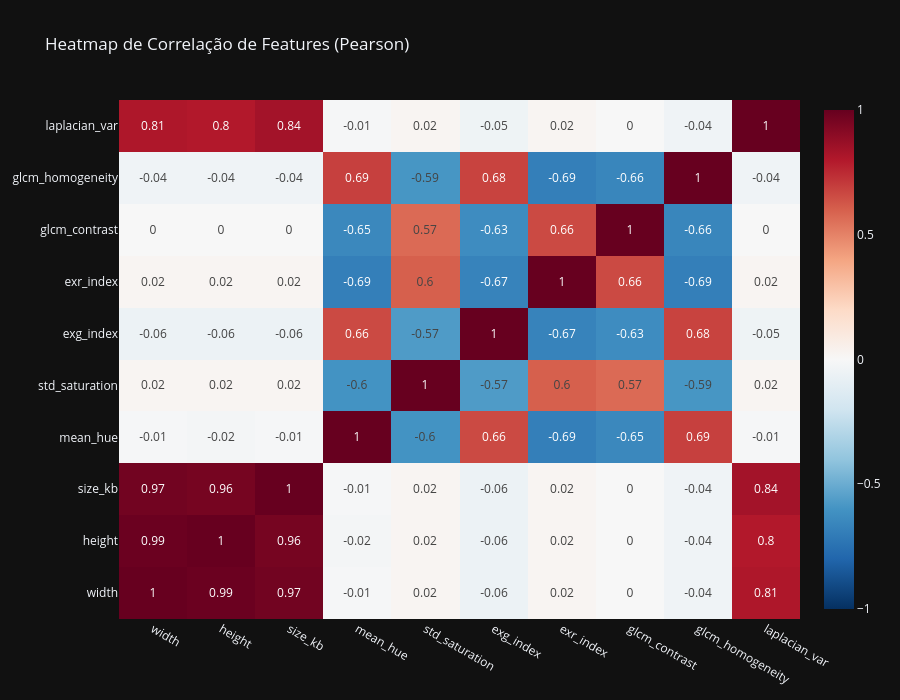
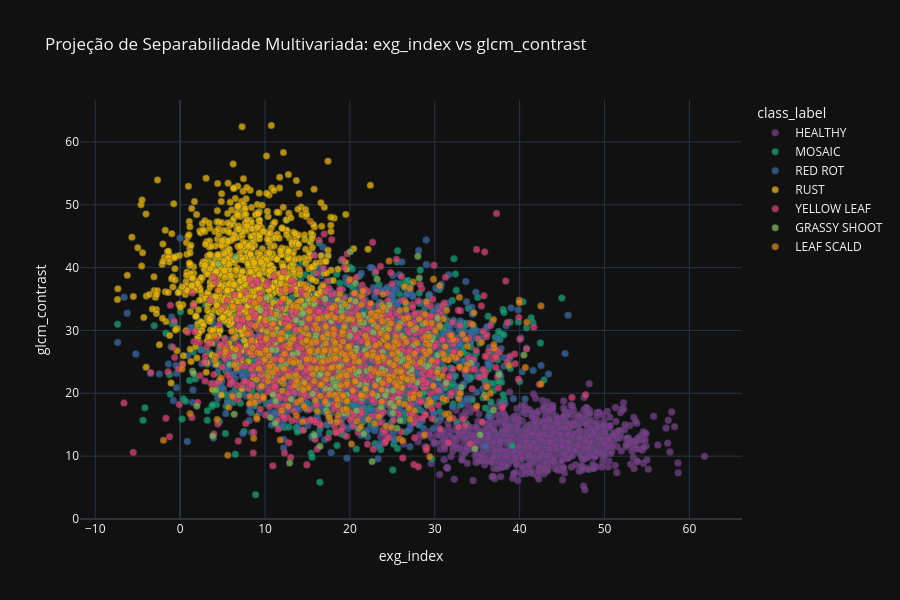

The code cell stored with these charts, in order, in its notebook:
### Markdown cell above
## 🧬 4. Fase EXPLORE: Análise Exploratória Multivariada

Cruzamento das *features* consolidadas na ABT (`data/processed/abt_sanidade_vegetal.csv`)[cite: 1] para mapear correlações lineares, identificar variáveis redundantes (multicolinearidade) e descobrir padrões ocultos de separabilidade cruzando as métricas com a classe alvo.

### Code cell
# 4.1 Setup do Motor Multivariado (Plotly Avançado)
import pandas as pd
import plotly.express as px
import plotly.graph_objects as go
from IPython.display import display, Markdown

class AdvancedMultivariateEDA:
    """
    Pipeline interativo de Análise Multivariada.
    Focado em matrizes de correlação, multicolinearidade e projeção de separabilidade.
    """
    def __init__(self, df: pd.DataFrame, target_col: str):
        self.df = df
        self.target_col = target_col
        self.num_cols = self.df.select_dtypes(include=['float64', 'int64']).columns.tolist()
        
        # Isolando apenas as features contínuas reais para a matriz (exclui IDs e targets numéricos)
        cols_to_exclude = ['target_binary', 'target_multiclass', 'sample_id']
        self.features = [c for c in self.num_cols if c not in cols_to_exclude]

    def plot_correlation_heatmap(self):
        """Gera um Heatmap interativo da Matriz de Correlação (Pearson)."""
        display(Markdown("### 🧮 Matriz de Correlação Global"))
        
        corr_matrix = self.df[self.features].corr().round(2)
        
        fig = go.Figure(data=go.Heatmap(
            z=corr_matrix.values,
            x=corr_matrix.columns,
            y=corr_matrix.index,
            colorscale='RdBu_r',
            zmin=-1, zmax=1,
            text=corr_matrix.values,
            texttemplate="%{text}",
            hoverinfo="x+y+z"
        ))
        
        fig.update_layout(
            title="Heatmap de Correlação de Features (Pearson)",
            template="plotly_dark",
            height=700,
            width=900,
            xaxis_showgrid=False,
            yaxis_showgrid=False
        )
        fig.show()

    def plot_feature_scatter_cross(self, x_col: str, y_col: str):
        """Cruza variáveis específicas com a classe alvo em um gráfico de dispersão."""
        display(Markdown(f"### 🌌 Cruzamento Estratégico: `{x_col}` vs `{y_col}`"))
        
        fig = px.scatter(
            self.df, x=x_col, y=y_col, color=self.target_col,
            color_discrete_sequence=px.colors.qualitative.Bold,
            title=f"Projeção de Separabilidade Multivariada: {x_col} vs {y_col}",
            template="plotly_dark",
            opacity=0.75,
            hover_data=[self.target_col],
            render_mode='svg' # Parâmetro adicionado para contornar o bloqueio de WebGL
        )
        
        fig.update_traces(marker=dict(size=7, line=dict(width=0.5, color='DarkSlateGrey')))
        fig.update_layout(height=600)
        fig.show()

# 4.2 Execução do Pipeline Multivariado
abt_path = '../data/processed/abt_sanidade_vegetal.csv'
df_features = pd.read_csv(abt_path)

multi_eda = AdvancedMultivariateEDA(df=df_features, target_col='class_label')

# 1. Gera a matriz para analisar redundâncias
multi_eda.plot_correlation_heatmap()

# 2. Gráfico de dispersão cruzando as melhores features (Textura GLCM vs Cor ExG)
# Escolhemos essas duas com base no contraste entre saúde estrutural e necrose
multi_eda.plot_feature_scatter_cross(x_col='exg_index', y_col='glcm_contrast')

### Figure 1 — Plotly figure (JSON) as saved in the notebook; plotly's stock layout.template omitted (floating-point values rounded to 4 significant figures)
{"data": [{"colorscale": [[0, "rgb(5,48,97)"], [0.1, "rgb(33,102,172)"], [0.2, "rgb(67,147,195)"], [0.3, "rgb(146,197,222)"], [0.4, "rgb(209,229,240)"], [0.5, "rgb(247,247,247)"], [0.6, "rgb(253,219,199)"], [0.7, "rgb(244,165,130)"], [0.8, "rgb(214,96,77)"], [0.9, "rgb(178,24,43)"], [1, "rgb(103,0,31)"]], "hoverinfo": "x+y+z", "text": [[1.0, 0.99, 0.97, -0.01, 0.02, -0.06, 0.02, 0.0, -0.04, 0.81], [0.99, 1.0, 0.96, -0.02, 0.02, -0.06, 0.02, 0.0, -0.04, 0.8], [0.97, 0.96, 1.0, -0.01, 0.02, -0.06, 0.02, 0.0, -0.04, 0.84], [-0.01, -0.02, -0.01, 1.0, -0.6, 0.66, -0.69, -0.65, 0.69, -0.01], [0.02, 0.02, 0.02, -0.6, 1.0, -0.57, 0.6, 0.57, -0.59, 0.02], [-0.06, -0.06, -0.06, 0.66, -0.57, 1.0, -0.67, -0.63, 0.68, -0.05], [0.02, 0.02, 0.02, -0.69, 0.6, -0.67, 1.0, 0.66, -0.69, 0.02], [0.0, 0.0, 0.0, -0.65, 0.57, -0.63, 0.66, 1.0, -0.66, -0.0], [-0.04, -0.04, -0.04, 0.69, -0.59, 0.68, -0.69, -0.66, 1.0, -0.04], [0.81, 0.8, 0.84, -0.01, 0.02, -0.05, 0.02, -0.0, -0.04, 1.0]], "texttemplate": "%{text}", "type": "heatmap", "x": ["width", "height", "size_kb", "mean_hue", "std_saturation", "exg_index", "exr_index", "glcm_contrast", "glcm_homogeneity", "laplacian_var"], "y": ["width", "height", "size_kb", "mean_hue", "std_saturation", "exg_index", "exr_index", "glcm_contrast", "glcm_homogeneity", "laplacian_var"], "z": [[1.0, 0.99, 0.97, -0.01, 0.02, -0.06, 0.02, 0.0, -0.04, 0.81], [0.99, 1.0, 0.96, -0.02, 0.02, -0.06, 0.02, 0.0, -0.04, 0.8], [0.97, 0.96, 1.0, -0.01, 0.02, -0.06, 0.02, 0.0, -0.04, 0.84], [-0.01, -0.02, -0.01, 1.0, -0.6, 0.66, -0.69, -0.65, 0.69, -0.01], [0.02, 0.02, 0.02, -0.6, 1.0, -0.57, 0.6, 0.57, -0.59, 0.02], [-0.06, -0.06, -0.06, 0.66, -0.57, 1.0, -0.67, -0.63, 0.68, -0.05], [0.02, 0.02, 0.02, -0.69, 0.6, -0.67, 1.0, 0.66, -0.69, 0.02], [0.0, 0.0, 0.0, -0.65, 0.57, -0.63, 0.66, 1.0, -0.66, -0.0], [-0.04, -0.04, -0.04, 0.69, -0.59, 0.68, -0.69, -0.66, 1.0, -0.04], [0.81, 0.8, 0.84, -0.01, 0.02, -0.05, 0.02, -0.0, -0.04, 1.0]], "zmax": 1, "zmin": -1}], "layout": {"height": 700, "title": {"text": "Heatmap de Correlação de Features (Pearson)"}, "width": 900, "xaxis": {"showgrid": false}, "yaxis": {"showgrid": false}}}

### Figure 2 — Plotly figure (JSON) as saved in the notebook; plotly's stock layout.template omitted (floating-point values rounded to 4 significant figures; data arrays with more than 128 entries replaced by an {"elided": "..."} marker saying what was removed)
{"data": [{"customdata": {"elided": "1146x1 str values"}, "hovertemplate": "class_label=%{customdata[0]}<br>exg_index=%{x}<br>glcm_contrast=%{y}<extra></extra>", "legendgroup": "HEALTHY", "marker": {"color": "rgb(127, 60, 141)", "line": {"color": "DarkSlateGrey", "width": 0.5}, "opacity": 0.75, "size": 7, "symbol": "circle"}, "mode": "markers", "name": "HEALTHY", "orientation": "v", "showlegend": true, "type": "scatter", "x": {"elided": "1146 float values"}, "xaxis": "x", "y": {"elided": "1146 float values"}, "yaxis": "y"}, {"customdata": {"elided": "1257x1 str values"}, "hovertemplate": "class_label=%{customdata[0]}<br>exg_index=%{x}<br>glcm_contrast=%{y}<extra></extra>", "legendgroup": "MOSAIC", "marker": {"color": "rgb(17, 165, 121)", "line": {"color": "DarkSlateGrey", "width": 0.5}, "opacity": 0.75, "size": 7, "symbol": "circle"}, "mode": "markers", "name": "MOSAIC", "orientation": "v", "showlegend": true, "type": "scatter", "x": {"elided": "1257 float values"}, "xaxis": "x", "y": {"elided": "1257 float values"}, "yaxis": "y"}, {"customdata": {"elided": "1268x1 str values"}, "hovertemplate": "class_label=%{customdata[0]}<br>exg_index=%{x}<br>glcm_contrast=%{y}<extra></extra>", "legendgroup": "RED ROT", "marker": {"color": "rgb(57, 105, 172)", "line": {"color": "DarkSlateGrey", "width": 0.5}, "opacity": 0.75, "size": 7, "symbol": "circle"}, "mode": "markers", "name": "RED ROT", "orientation": "v", "showlegend": true, "type": "scatter", "x": {"elided": "1268 float values"}, "xaxis": "x", "y": {"elided": "1268 float values"}, "yaxis": "y"}, {"customdata": {"elided": "1057x1 str values"}, "hovertemplate": "class_label=%{customdata[0]}<br>exg_index=%{x}<br>glcm_contrast=%{y}<extra></extra>", "legendgroup": "RUST", "marker": {"color": "rgb(242, 183, 1)", "line": {"color": "DarkSlateGrey", "width": 0.5}, "opacity": 0.75, "size": 7, "symbol": "circle"}, "mode": "markers", "name": "RUST", "orientation": "v", "showlegend": true, "type": "scatter", "x": {"elided": "1057 float values"}, "xaxis": "x", "y": {"elided": "1057 float values"}, "yaxis": "y"}, {"customdata": {"elided": "1198x1 str values"}, "hovertemplate": "class_label=%{customdata[0]}<br>exg_index=%{x}<br>glcm_contrast=%{y}<extra></extra>", "legendgroup": "YELLOW LEAF", "marker": {"color": "rgb(231, 63, 116)", "line": {"color": "DarkSlateGrey", "width": 0.5}, "opacity": 0.75, "size": 7, "symbol": "circle"}, "mode": "markers", "name": "YELLOW LEAF", "orientation": "v", "showlegend": true, "type": "scatter", "x": {"elided": "1198 float values"}, "xaxis": "x", "y": {"elided": "1198 float values"}, "yaxis": "y"}, {"customdata": {"elided": "206x1 str values"}, "hovertemplate": "class_label=%{customdata[0]}<br>exg_index=%{x}<br>glcm_contrast=%{y}<extra></extra>", "legendgroup": "GRASSY SHOOT", "marker": {"color": "rgb(128, 186, 90)", "line": {"color": "DarkSlateGrey", "width": 0.5}, "opacity": 0.75, "size": 7, "symbol": "circle"}, "mode": "markers", "name": "GRASSY SHOOT", "orientation": "v", "showlegend": true, "type": "scatter", "x": {"elided": "206 float values"}, "xaxis": "x", "y": {"elided": "206 float values"}, "yaxis": "y"}, {"customdata": {"elided": "439x1 str values"}, "hovertemplate": "class_label=%{customdata[0]}<br>exg_index=%{x}<br>glcm_contrast=%{y}<extra></extra>", "legendgroup": "LEAF SCALD", "marker": {"color": "rgb(230, 131, 16)", "line": {"color": "DarkSlateGrey", "width": 0.5}, "opacity": 0.75, "size": 7, "symbol": "circle"}, "mode": "markers", "name": "LEAF SCALD", "orientation": "v", "showlegend": true, "type": "scatter", "x": {"elided": "439 float values"}, "xaxis": "x", "y": {"elided": "439 float values"}, "yaxis": "y"}], "layout": {"height": 600, "legend": {"title": {"text": "class_label"}, "tracegroupgap": 0}, "title": {"text": "Projeção de Separabilidade Multivariada: exg_index vs glcm_contrast"}, "xaxis": {"anchor": "y", "domain": [0, 1], "title": {"text": "exg_index"}}, "yaxis": {"anchor": "x", "domain": [0, 1], "title": {"text": "glcm_contrast"}}}}
